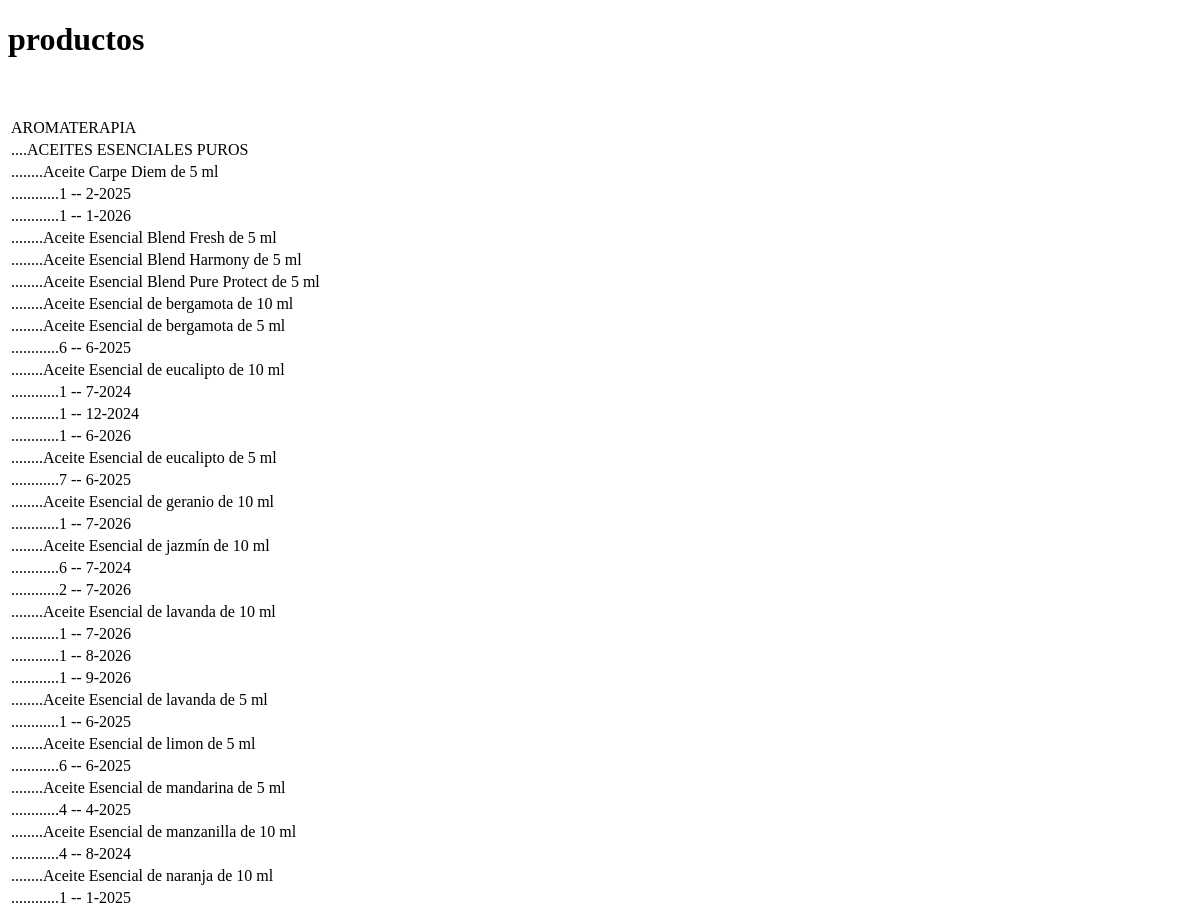
Before: /k (upper part) with the older database file.
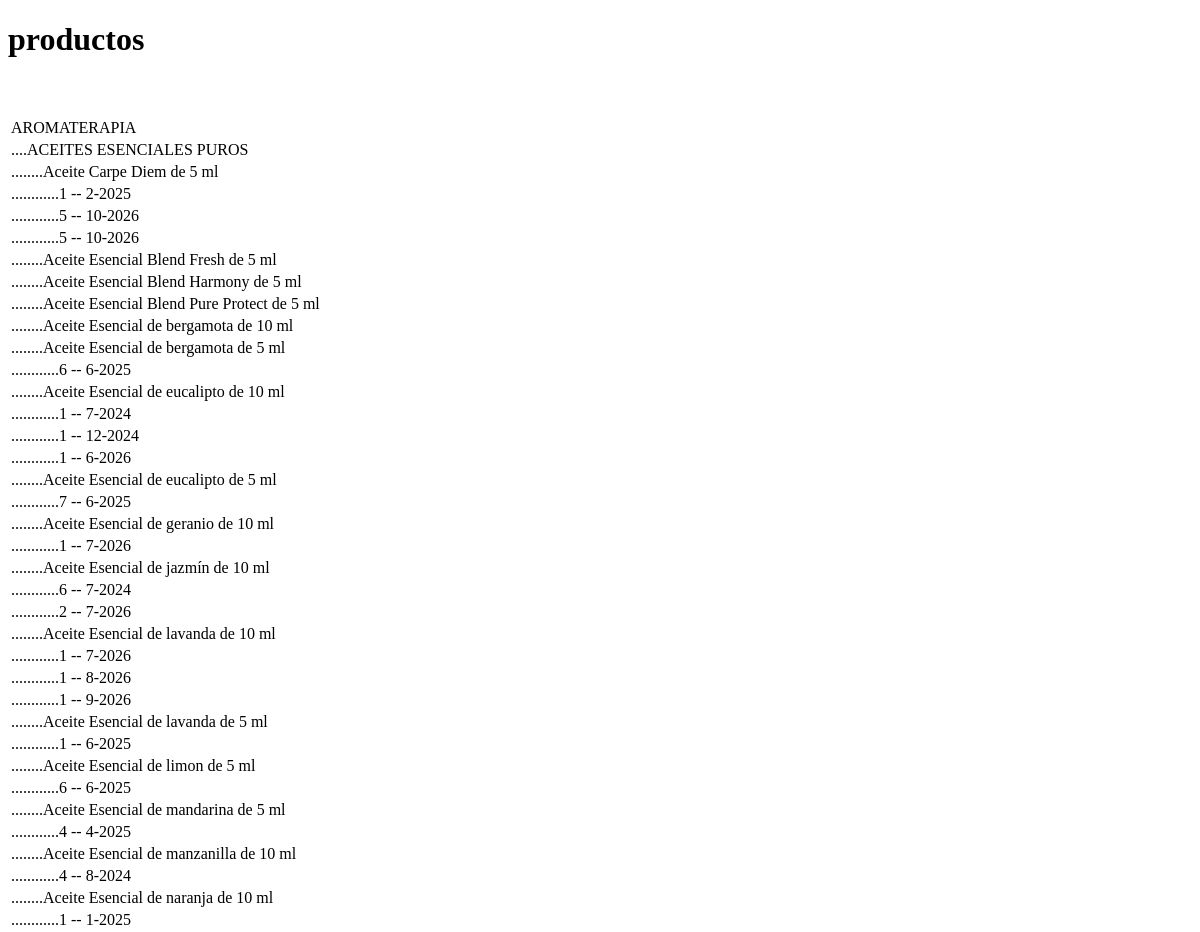
After: the same page with the newer database file.
### tables this page shows
CREATE TABLE "clases" (
	"id"	INTEGER NOT NULL UNIQUE,
	"clase"	TEXT NOT NULL,
	PRIMARY KEY("id" AUTOINCREMENT)
);

CREATE TABLE "subclases" (
	"id"	INTEGER NOT NULL UNIQUE,
	"subclase"	TEXT NOT NULL,
	"id_clase"	INTEGER NOT NULL,
	PRIMARY KEY("id" AUTOINCREMENT),
	FOREIGN KEY("id_clase") REFERENCES "clases"("id")
);

CREATE TABLE "productos" (
	"id"	INTEGER NOT NULL UNIQUE,
	"producto"	INTEGER NOT NULL,
	"id_clase"	INTEGER NOT NULL,
	"id_subclase"	INTEGER,
	PRIMARY KEY("id"),
	FOREIGN KEY("id_clase") REFERENCES "clases"("id"),
	FOREIGN KEY("id_subclase") REFERENCES "subclases"("id")
);

CREATE TABLE "stocks" (
	"id"	INTEGER NOT NULL UNIQUE,
	"cantidad"	INTEGER NOT NULL,
	"fecha"	INTEGER NOT NULL,
	"id_producto"	INTEGER NOT NULL,
	PRIMARY KEY("id" AUTOINCREMENT),
	FOREIGN KEY("id_producto") REFERENCES "productos"("id")
);

### app.py (the view)
@app.route('/k')
def inicio_k():
	datos = []
	k1 = []
	q1 = 'select * from clases'
	cursor.execute(q1)
	clases = cursor.fetchall()
	for clase in clases:
		k2 = []
		q2 = 'select * from subclases where id_clase = ' + str(clase[0])
		cursor.execute(q2)
		subclases = cursor.fetchall()
		for subclase in subclases:
			k3 = []
			q3 = 'select * from productos where id_clase = ' + str(clase[0]) + ' and id_subclase = ' + str(subclase[0])
			cursor.execute(q3)
			productos = cursor.fetchall()
			for producto in productos:
				k4 = []
				q4 = 'select * from stocks where id_producto = ' + str(producto[0])
				cursor.execute(q4)
				stocks = cursor.fetchall()
				for stock in stocks:
					k4.append([stock[1], stock[2]])
				k3.append([producto[1], k4])
			k2.append([subclase[1], k3])
		k1.append([clase[1], k2])
	datos.append(k1)
	return(render_template('productos_k.html', datos = datos))

### templates/productos_k.html (shortened to what this page needs)
<!DOCTYPE html>
<html lang="en">
<head>
</head>
<body>
	<h1>productos</h1>
	<br><br>
	<table>
		{% for dato in datos %}
			{% for clase in dato %}
				<tr>
					<td>{{ clase[0] }}</td>
				</tr>
				{% for subclase in clase[1] %}
					<tr>
						<td>....{{ subclase[0] }}</td>
					</tr>
					{% for producto in subclase[1] %}
						<tr>
							<td>........{{ producto[0] }}</td>
						</tr>
						{% for detalle in producto[1] %}</h2>
							<tr>
								<td>............{{ detalle[0] }} -- {{ detalle[1] }}</td>
							</tr>
						{% endfor %}
					{% endfor %}
				{% endfor %}
			{% endfor %}
		{% endfor %}
	</table>
</body>
</html>

Changed rows visible on the page:
removed stocks: detalle "1", fecha "1-2026", shown under productos "Aceite Carpe Diem de 5 ml"
added stocks: cantidad "5", fecha "10-2026", shown under productos "Aceite Carpe Diem de 5 ml"
added stocks: cantidad "5", fecha "10-2026", shown under productos "Aceite Carpe Diem de 5 ml"
